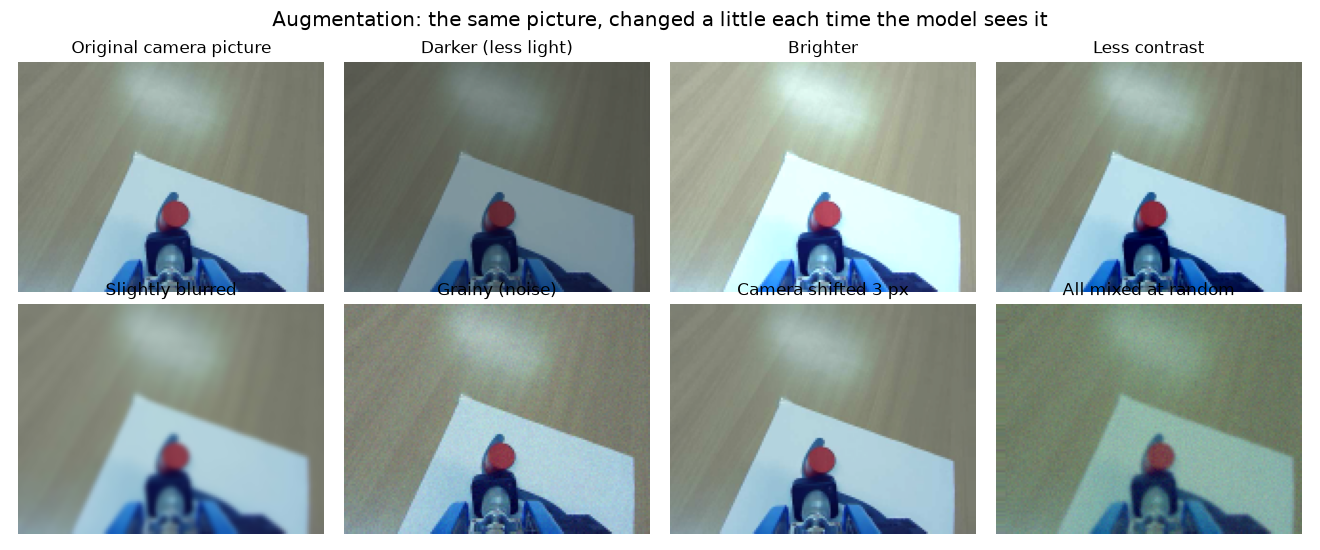
#> input picture 04_runs/gpu_ki014/augmentation_examples.png, 1320 x 550 px
$ python -i puck_test.py   (imports and definitions only)
#> lines starting #> are read from the running program, lines starting #| are printed output that depends on the picture; after the words box and inside, x2 and y2 are one past the last pixel; in counts of white or black regions, pixels touching at a corner belong together
#> further down, picture is the input picture: shape (550, 1320, 3); mean B, G, R 165.3, 167.8, 155.7
"""
Does the model's decision depend on where the puck is? (15.11.26, after Emranul's remark at the robot.)

On the camera pictures of a robot run, the puck is hidden, moved 40 pixels to the left or to the right, or the line is
hidden, and each model is asked again. If a model uses the puck, moving the puck must change its direction, to opposite
sides for left and right; if it mostly follows the line, only hiding the line changes much. Read-only.
"""

import glob
import sys
from pathlib import Path

import cv2
import numpy

sys.path.insert(0, "D:/AI_Project/.claude/worktrees/training-analysis/02_code")

from model_mode import ModelPolicy

RUNS = "D:/AI_Project/.claude/worktrees/training-analysis/04_runs/gpu_ki014/"
MODELS = {
    "model 10 (round 1 + 2)": ("resnet18_model_10_full_without_14_02_all_sheets", RUNS + "2026-11-14_resnet18_model_10_full_without_14_02_all_sheets/checkpoints/all_sheets.pt"),
    "model E (round 1 only)": ("resnet18_model_4_chunk_stop_25_all_sheets", RUNS + "2026-11-10_resnet18_model_4_chunk_stop_25_all_sheets/checkpoints/all_sheets.pt")
}


def puck_mask(picture: numpy.ndarray) -> numpy.ndarray:
    """The puck: the largest red patch above the robot's own parts, filled out to its outline and grown a little."""

    hsv = cv2.cvtColor(picture, cv2.COLOR_BGR2HSV)
#> hsv: shape (550, 1320, 3); mean H, S, V 49.9, 39.4, 173.7
    red = (((hsv[..., 0] < 12) | (hsv[..., 0] > 165)) & (hsv[..., 1] > 90) & (hsv[..., 2] > 40)).astype(numpy.uint8)
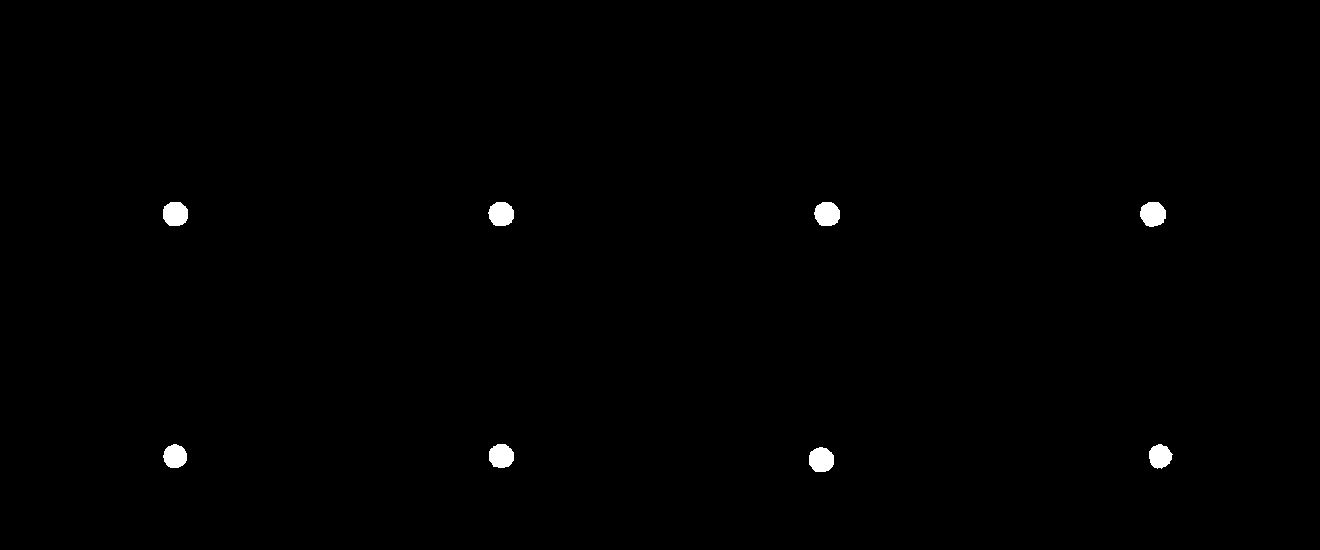
#> red: shape (550, 1320); values 0 (black) and 1 (white), 0.54% white; 8 white regions, largest, box (x1, y1, x2, y2) and area: (1140, 202, 1166, 227) 515, (809, 447, 834, 472) 508, (814, 202, 840, 226) 505
    red[420:, :] = 0
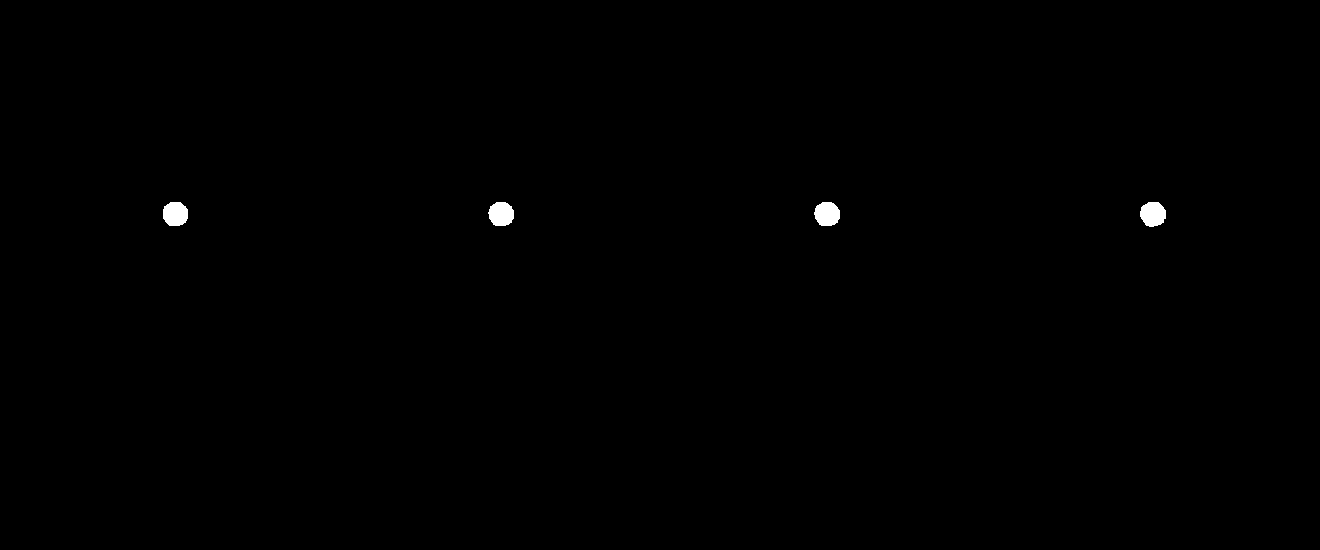
#> red: shape (550, 1320); values 0 (black) and 1 (white), 0.28% white; 4 white regions, box (x1, y1, x2, y2) and area: (1140, 202, 1166, 227) 515, (814, 202, 840, 226) 505, (163, 202, 188, 226) 504, (488, 202, 514, 226) 503
    count, labels, statistics, _ = cv2.connectedComponentsWithStats(red)
#> labels: shape (550, 1320) int32; 5 distinct labels, from 0 to 4
#> count = 5; statistics = [[0, 0, 1320, 550, 723973], [163, 202, 25, 24, 504], [488, 202, 26, 24, 503], [814, 202, 26, 24, 505], [1140, 202, 26, 25, 515]]
    if count < 2:
        return numpy.zeros(red.shape, dtype = bool)
    largest = 1 + int(numpy.argmax(statistics[1:, cv2.CC_STAT_AREA]))
#> largest = 4
    outline = cv2.convexHull(cv2.findNonZero((labels == largest).astype(numpy.uint8)))
#> outline = contour of 17 points, box (x1, y1, x2, y2) (1140, 202, 1166, 227), area 492
    filled = numpy.zeros(red.shape, dtype = numpy.uint8)
    cv2.fillConvexPoly(filled, outline, 1)
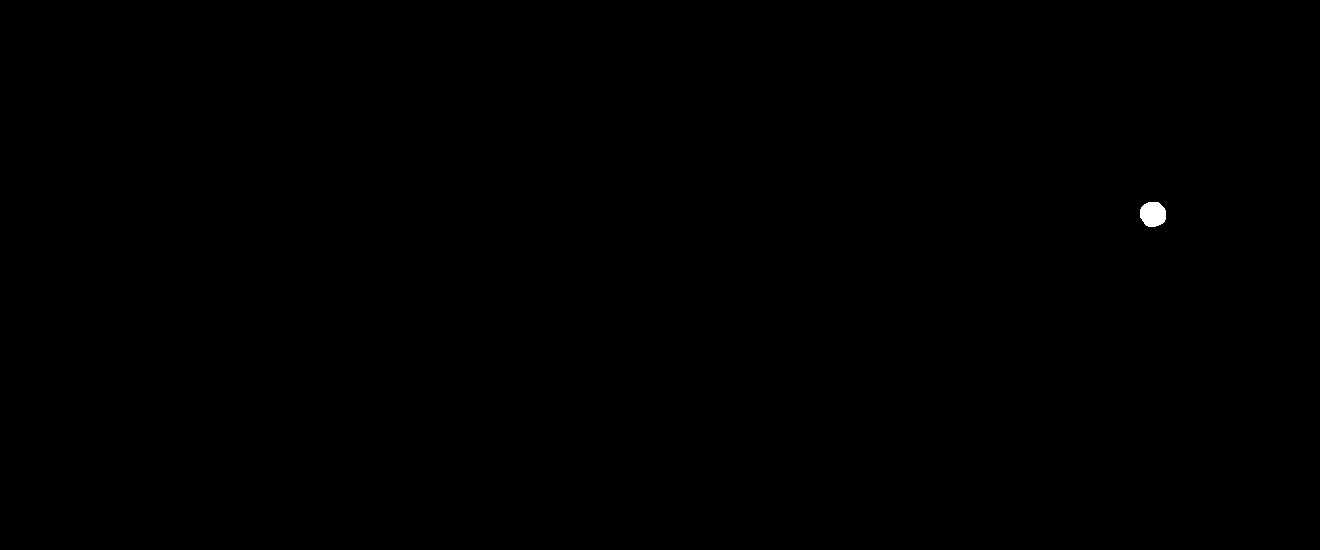
#> filled: shape (550, 1320); values 0 (black) and 1 (white), 0.07% white; 1 white region, box (x1, y1, x2, y2) and area: (1140, 202, 1166, 227) 532
    return cv2.dilate(filled, numpy.ones((11, 11), numpy.uint8)) > 0
#> returned value: shape (550, 1320) bool; 0.16% white; 1 white region, box (x1, y1, x2, y2) and area: (1135, 197, 1171, 232) 1142


def line_mask(picture: numpy.ndarray) -> numpy.ndarray:
    """The line's ink: clearly darker than the paper round it and blue, outside the robot's own parts."""

    grey = cv2.cvtColor(picture, cv2.COLOR_BGR2GRAY).astype(numpy.float32)
    nearby = cv2.blur(grey, (61, 61))
    blue, green, red = [picture[..., channel].astype(numpy.float32) for channel in range(3)]
    ink = ((nearby - grey) > 25) & ((blue - red) > 20) & (grey > 40)
    ink[330:, 180:520] = False
    return cv2.dilate(ink.astype(numpy.uint8), numpy.ones((15, 15), numpy.uint8)) > 0


def paper_fill(picture: numpy.ndarray, mask: numpy.ndarray) -> numpy.ndarray:
    """Paint the masked pixels with the colour of the unmasked pixels round them (a wide blur of the rest)."""

    keep = (~mask).astype(numpy.float32)
    blurred = cv2.blur(picture.astype(numpy.float32) * keep[..., None], (81, 81)) / numpy.maximum(cv2.blur(keep, (81, 81)), 0.05)[..., None]
    result = picture.copy()
    result[mask] = numpy.clip(blurred[mask], 0, 255).astype(numpy.uint8)
    return result


def variants(picture: numpy.ndarray) -> dict:
    mask = puck_mask(picture)
    if mask.sum() < 1500:
        return {}
    ink = line_mask(picture) & ~mask
    without_puck = paper_fill(picture, mask | ink)
    without_puck[ink] = picture[ink]
    result = {"as it is": picture, "puck hidden": without_puck, "line hidden": paper_fill(picture, ink)}
    for name, shift in (("puck 40 px left", -40), ("puck 40 px right", 40)):
        moved = without_puck.copy()
        shifted_mask = numpy.roll(mask, shift, axis = 1)
        moved[shifted_mask] = numpy.roll(picture, shift, axis = 1)[shifted_mask]
        result[name] = moved
    return result


def main() -> None:

    folder = sys.argv[1]
    frames = sorted(glob.glob(folder + "/frames/*.jpg"))[5:-3]
    for model_name, (run_name, checkpoint) in MODELS.items():
        policy = ModelPolicy(run_name = run_name, checkpoint_path = Path(checkpoint))
        angles = {}
        for frame in frames:
            picture = cv2.imread(frame)
            for name, changed in variants(picture).items():
                decision = policy.decide(cv2.imencode(".jpg", changed, [cv2.IMWRITE_JPEG_QUALITY, 95])[1].tobytes())
                angles.setdefault(name, []).append((decision["angle_deg"] if "angle_deg" in decision else numpy.degrees(numpy.arctan2(decision["tip_left_cm"], decision["tip_forward_cm"]))))
        base = numpy.array(angles["as it is"])
        print(f"{model_name}: {len(base)} pictures")
        for name in ("puck hidden", "puck 40 px left", "puck 40 px right", "line hidden"):
            change = (numpy.array(angles[name]) - base + 180) % 360 - 180
            print(f"   {name:18s} direction changes by a median of {numpy.median(numpy.abs(change)):5.1f} degrees (mean shift {change.mean():+5.1f}; positive is to the left)")


# [2 lines not run here, left out]

>>> import cv2
>>> picture = cv2.imread('../../../../../04_runs/gpu_ki014/augmentation_examples.png')
>>> result = variants(picture)
#> result = 0 items
